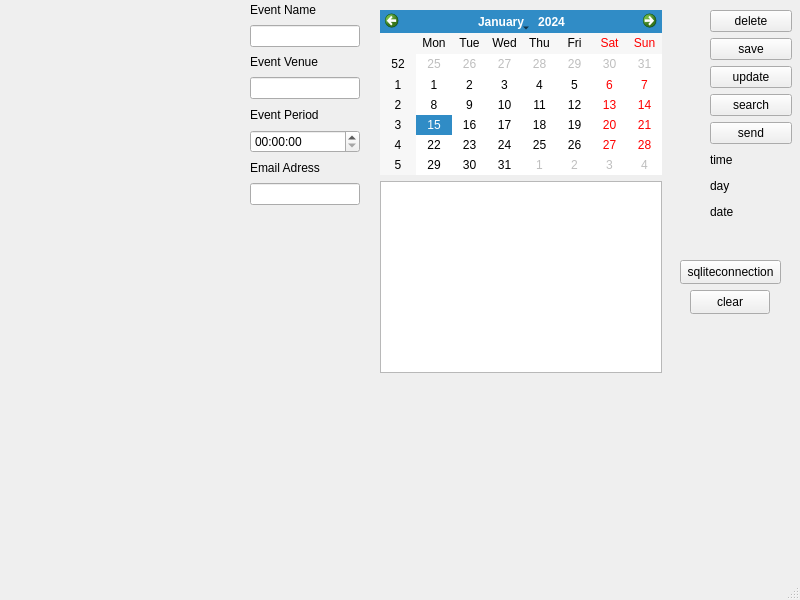
<?xml version="1.0" encoding="UTF-8"?>
<ui version="4.0">
 <class>eventreminder</class>
 <widget class="QMainWindow" name="eventreminder">
  <property name="geometry">
   <rect>
    <x>0</x>
    <y>0</y>
    <width>800</width>
    <height>600</height>
   </rect>
  </property>
  <property name="windowTitle">
   <string>eventreminder</string>
  </property>
  <widget class="QWidget" name="centralwidget">
   <widget class="QPushButton" name="conectButton">
    <property name="geometry">
     <rect>
      <x>680</x>
      <y>260</y>
      <width>101</width>
      <height>24</height>
     </rect>
    </property>
    <property name="text">
     <string>sqliteconnection</string>
    </property>
   </widget>
   <widget class="QWidget" name="layoutWidget">
    <property name="geometry">
     <rect>
      <x>250</x>
      <y>0</y>
      <width>110</width>
      <height>205</height>
     </rect>
    </property>
    <layout class="QVBoxLayout" name="verticalLayout">
     <item>
      <widget class="QLabel" name="nameLabel">
       <property name="text">
        <string>Event Name</string>
       </property>
      </widget>
     </item>
     <item>
      <widget class="QLineEdit" name="nameEdit"/>
     </item>
     <item>
      <widget class="QLabel" name="venueLabel">
       <property name="text">
        <string>Event Venue</string>
       </property>
      </widget>
     </item>
     <item>
      <widget class="QLineEdit" name="venueEdit"/>
     </item>
     <item>
      <widget class="QLabel" name="periodLabel">
       <property name="text">
        <string>Event Period</string>
       </property>
      </widget>
     </item>
     <item>
      <widget class="QTimeEdit" name="periodEdit"/>
     </item>
     <item>
      <widget class="QLabel" name="emailLabel">
       <property name="text">
        <string>Email Adress</string>
       </property>
      </widget>
     </item>
     <item>
      <widget class="QLineEdit" name="emailEdit"/>
     </item>
    </layout>
   </widget>
   <widget class="QWidget" name="layoutWidget">
    <property name="geometry">
     <rect>
      <x>710</x>
      <y>10</y>
      <width>82</width>
      <height>212</height>
     </rect>
    </property>
    <layout class="QVBoxLayout" name="verticalLayout_2">
     <item>
      <widget class="QPushButton" name="deleteButton">
       <property name="text">
        <string>delete</string>
       </property>
      </widget>
     </item>
     <item>
      <widget class="QPushButton" name="saveButton">
       <property name="text">
        <string>save</string>
       </property>
      </widget>
     </item>
     <item>
      <widget class="QPushButton" name="updateButton">
       <property name="text">
        <string>update</string>
       </property>
      </widget>
     </item>
     <item>
      <widget class="QPushButton" name="searchButton">
       <property name="text">
        <string>search</string>
       </property>
      </widget>
     </item>
     <item>
      <widget class="QPushButton" name="sendButton">
       <property name="text">
        <string>send</string>
       </property>
      </widget>
     </item>
     <item>
      <widget class="QLabel" name="timeLabel">
       <property name="text">
        <string>time</string>
       </property>
      </widget>
     </item>
     <item>
      <widget class="QLabel" name="dayLabel">
       <property name="text">
        <string>day</string>
       </property>
      </widget>
     </item>
     <item>
      <widget class="QLabel" name="dateLabel">
       <property name="text">
        <string>date</string>
       </property>
      </widget>
     </item>
    </layout>
   </widget>
   <widget class="QWidget" name="layoutWidget">
    <property name="geometry">
     <rect>
      <x>380</x>
      <y>10</y>
      <width>282</width>
      <height>363</height>
     </rect>
    </property>
    <layout class="QVBoxLayout" name="verticalLayout_3">
     <item>
      <widget class="QCalendarWidget" name="calendarWidget"/>
     </item>
     <item>
      <widget class="QTableWidget" name="eventTable"/>
     </item>
    </layout>
   </widget>
   <widget class="QPushButton" name="clearButton">
    <property name="geometry">
     <rect>
      <x>690</x>
      <y>290</y>
      <width>80</width>
      <height>24</height>
     </rect>
    </property>
    <property name="text">
     <string>clear</string>
    </property>
   </widget>
  </widget>
  <widget class="QMenuBar" name="menubar">
   <property name="geometry">
    <rect>
     <x>0</x>
     <y>0</y>
     <width>800</width>
     <height>21</height>
    </rect>
   </property>
  </widget>
  <widget class="QStatusBar" name="statusbar"/>
 </widget>
 <resources/>
 <connections/>
</ui>
